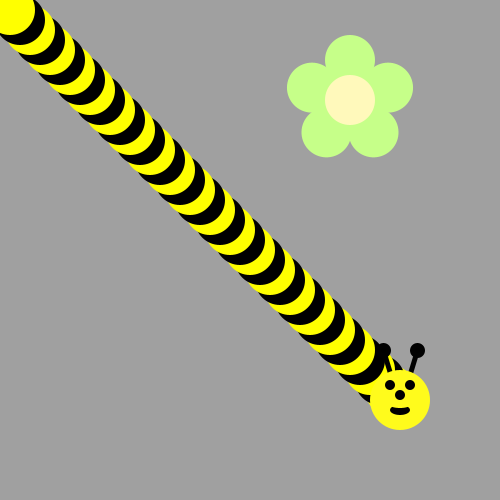
Frame 1 (no input)
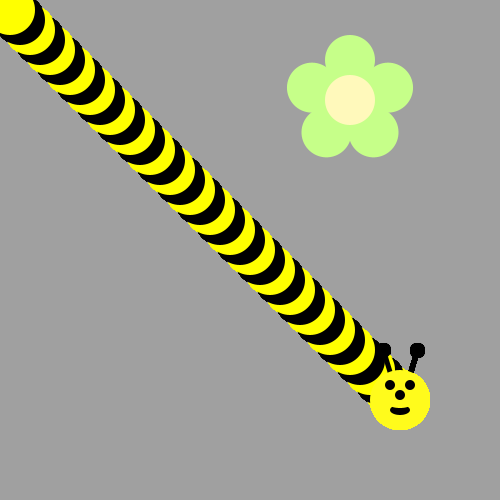
Frame 60 (the mouse pressed at the canvas centre just before this capture)
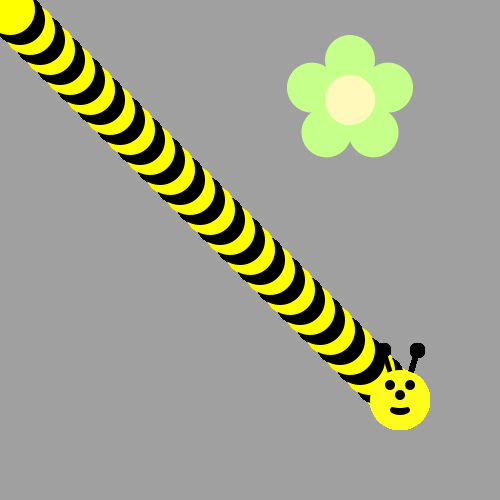
Frame 120 (the mouse held since frame 60 and released just before this capture)

The Processing sketch that drew these frames (run headless with seeded random() and noise(); from frame 60 on, the mouse is pressed at the canvas centre):

// Processing sketch: BumbleBee
// ── BumbleBee.pde
void draw() {
  for (int i=40; i>0; i--) {
    if (i%2==0) {
      fill(0, 0, 0);
    } else {
      fill(255, 255, 0);
    }
    ellipse(i*10, i*10, 50, 50);
  }
  drawBeeFace(400,400);
  
}
  void drawFlower(int x, int y) {
     noStroke();
     translate(x, y);
     // draw 5 petals, rotating after each one<
     fill(#c6ff89);      // green
      for (int i = 0; i < 5; i++) {
           ellipse(0, -40, 50, 50);
          rotate(radians(72));
     }
     fill(#fff9bb); // light yellow
     ellipse(0, 0, 50, 50);
} 
void drawBeeFace(int BeeFaceX, int BeeFaceY) {
     noStroke();
     fill(0, 0, 0);
     stroke(1);
     strokeWeight(5);
     line(BeeFaceX-10, BeeFaceY-27, BeeFaceX-17, BeeFaceY-50);
     line(BeeFaceX+10, BeeFaceY-27, BeeFaceX+17, BeeFaceY-50);
     ellipse(BeeFaceX-17, BeeFaceY-50, 10, 10);
     ellipse(BeeFaceX+17, BeeFaceY-50, 10, 10);
     noStroke();
     fill(255, 251, 28);
     ellipse(BeeFaceX, BeeFaceY, 60, 60); // face
     fill(255, 237, 209);
     fill(0,0,0);
      ellipse(BeeFaceX-10, BeeFaceY-15, 10, 10); // eyes
     ellipse(BeeFaceX+10, BeeFaceY-15, 10, 10);
      ellipse(BeeFaceX, BeeFaceY-5, 10, 10); // nose
      ellipse(BeeFaceX, BeeFaceY+10, 20, 10);// mouth
     fill(255, 251, 28);
     ellipse(BeeFaceX, BeeFaceY+5, 20, 6);
}

void setup() {
     ellipseMode(CENTER);
     size(500, 500);
     background(160, 160, 160);
      drawFlower(350, 100);
}
